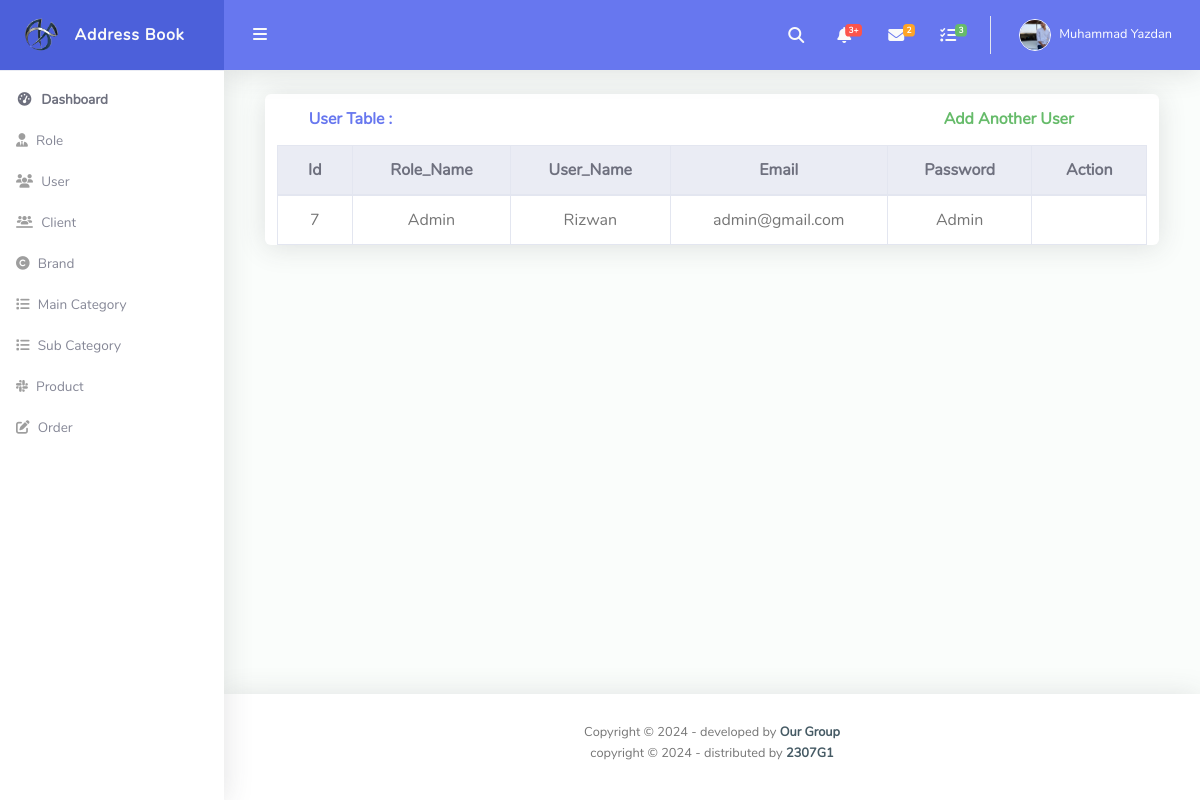
The page /admin/user_show.php on the database as committed earlier.
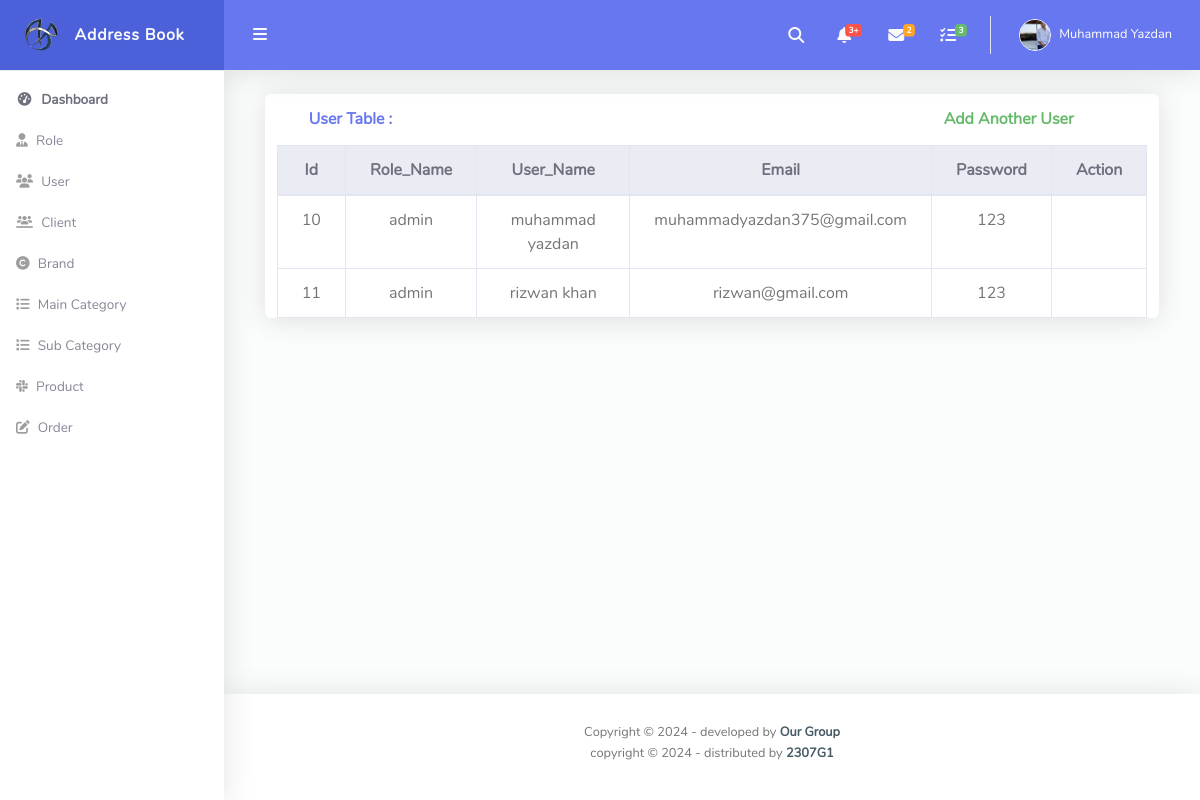
The same page on the database as committed later.
### tables this page shows
CREATE TABLE `user` (
  `id` int(11) NOT NULL,
  `role_id_FK` int(11) NOT NULL,
  `username` varchar(255) NOT NULL,
  `email` varchar(255) NOT NULL,
  `password` varchar(255) NOT NULL
);

CREATE TABLE `role` (
  `id` int(11) NOT NULL,
  `role_name` varchar(255) NOT NULL
);

### admin/user_show.php (the view, shortened to what this page needs)
<?php
include("./connection.php");
include("./header.php");
$sql = "select user .* ,  role.role_name from user inner join role on role.id = user.role_id_FK";
$result = mysqli_query($con, $sql);
?>
<div id="content-wrapper" class="d-flex flex-column">
  <div id="content">
    <nav class="navbar navbar-expand navbar-light bg-navbar topbar mb-4 static-top">
      <button id="sidebarToggleTop" class="btn btn-link rounded-circle mr-3">
        <i class="fa fa-bars"></i>
      </button>
      <ul class="navbar-nav ml-auto">
        <li class="nav-item dropdown no-arrow">
          <a class="nav-link dropdown-toggle" href="#" id="searchDropdown" role="button" data-toggle="dropdown" aria-haspopup="true" aria-expanded="false">
            <i class="fas fa-search fa-fw"></i>
          </a>
        </li>
        <li class="nav-item dropdown no-arrow mx-1">
          <a class="nav-link dropdown-toggle" href="#" id="alertsDropdown" role="button" data-toggle="dropdown" aria-haspopup="true" aria-expanded="false">
            <i class="fas fa-bell fa-fw"></i>
            <span class="badge badge-danger badge-counter">3+</span>
          </a>
        </li>
        <li class="nav-item dropdown no-arrow mx-1">
          <a class="nav-link dropdown-toggle" href="#" id="messagesDropdown" role="button" data-toggle="dropdown" aria-haspopup="true" aria-expanded="false">
            <i class="fas fa-envelope fa-fw"></i>
            <span class="badge badge-warning badge-counter">2</span>
          </a>
        </li>
        <li class="nav-item dropdown no-arrow mx-1">
          <a class="nav-link dropdown-toggle" href="#" id="messagesDropdown" role="button" data-toggle="dropdown" aria-haspopup="true" aria-expanded="false">
            <i class="fas fa-tasks fa-fw"></i>
            <span class="badge badge-success badge-counter">3</span>
          </a>
        </li>
        <li class="nav-item dropdown no-arrow">
          <a class="nav-link dropdown-toggle" href="#" id="userDropdown" role="button" data-toggle="dropdown" aria-haspopup="true" aria-expanded="false">
            <img class="img-profile rounded-circle" src="../me.png" style="max-width: 60px">
            <span class="ml-2 d-none d-lg-inline text-white small">Muhammad Yazdan</span>
          </a>
        </li>
      </ul>
    </nav>
    <div class="card col-lg-11 mx-auto">
      <div class="container">
        <div class="row">
          <div class="col-lg-9 card-header py-3 d-flex flex-row align-items-center justify-content-between">
            <h6 class="m-0 font-weight-bold text-primary">User Table :</h6>
          </div>
          <div class="col-lg-3 card-header py-3 d-flex flex-row align-items-center justify-content-between">
            <a href="./user_add.php">
              <h6 class="m-0 font-weight-bold text-success">Add Another User</h6>
            </a>
          </div>
        </div>
      </div>
      <div class="table-responsive">
        <table class="table align-items-center table-bordered border-dark text-center">
          <thead class="thead-light">
            <tr>
              <th scope="col">Id</th>
              <th scope="col">Role_Name</th>
              <th scope="col">User_Name</th>
              <th scope="col">Email</th>
              <th scope="col">Password</th>
              <th scope="col">Action</th>
            </tr>
          </thead>
          <tbody>
            <tr>
              <?php
              while ($rows = mysqli_fetch_assoc($result)) {
              ?>
                <td><?php echo $rows['id'] ?></td>
                <td><?php echo $rows['role_name'] ?></td>
                <td><?php echo $rows['username'] ?></td>
                <td><?php echo $rows['email'] ?></td>
                <td><?php echo $rows['password'] ?></td>
                <td><a href="user_update.php?id=<?php echo $rows['id'] ?>">
                      </td>
            </tr>
          <?php  } ?>
          </tbody>
        </table>
      </div>
    </div>
  </div>
  <?php
  include("./footer.php");
  ?>

Rows that differ between the two databases and show on the page:
removed user: id "7", role_id_FK.role_name "Admin", username "Rizwan", email "admin@gmail.com", password "Admin"
added user: id "10", role_id_FK.role_name "admin", username "muhammad yazdan", email "muhammadyazdan375@gmail.com", password "123"
added user: id "11", role_id_FK.role_name "admin", username "rizwan khan", email "rizwan@gmail.com", password "123"
